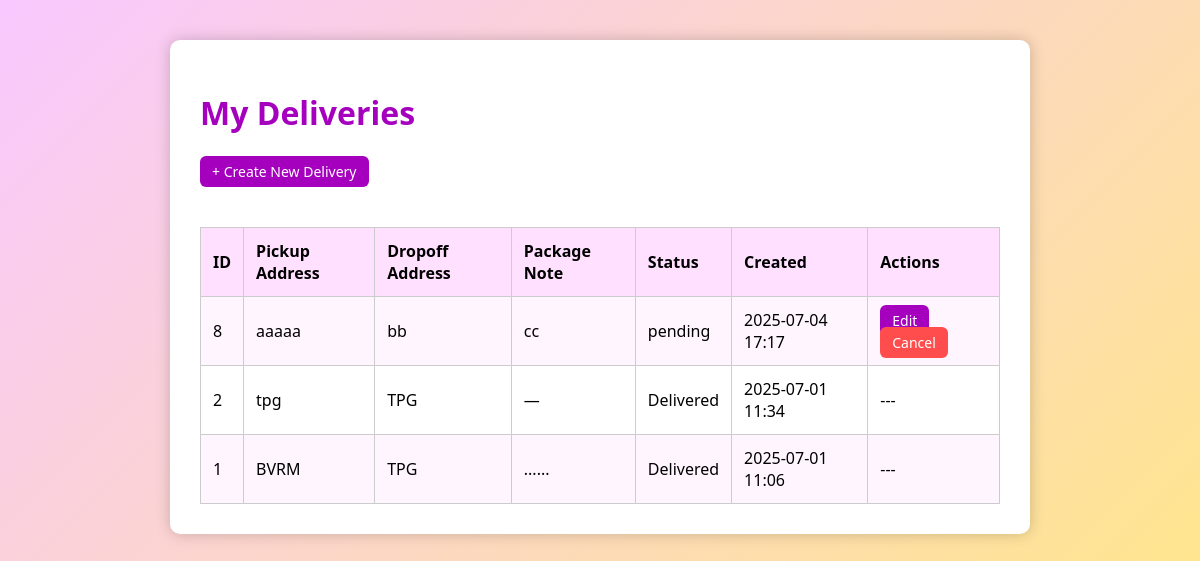
/deliveries/my/ (signed in), run on the app's committed database.
### accounts/models.py (models this page shows, shortened)
class Delivery(models.Model):
    STATUS_CHOICES = [
        ('pending', 'Pending'),
        ('accepted', 'Accepted'),
        ('in_transit', 'In Transit'),
        ('delivered', 'Delivered'),
        ('assigned', 'Assigned'),
        ('completed', 'Completed'),
    ]
    customer = models.ForeignKey(User, on_delete=models.CASCADE, related_name='deliveries')
    driver = models.ForeignKey(User, on_delete=models.SET_NULL, null=True, blank=True, related_name='driver_deliveries')
    address = models.CharField(max_length=255)
    package_details = models.TextField()
    pickup_address = models.CharField(max_length=255)
    dropoff_address = models.CharField(max_length=255)
    package_note = models.TextField(blank=True)
    status = models.CharField(max_length=50, choices=STATUS_CHOICES, default='pending')
    created_at = models.DateTimeField(auto_now_add=True)
    updated_at = models.DateTimeField(auto_now=True)

### accounts/views.py (the view)
# urls.py: path('deliveries/my/', views.customer_deliveries, name='customer_deliveries'),
@login_required
def customer_deliveries(request):
    if request.user.role != 'customer':
        return redirect('login')
    deliveries = Delivery.objects.filter(customer=request.user).order_by('-created_at')
    return render(request, 'accounts/customer_deliveries.html', {'deliveries': deliveries})

### accounts/templates/accounts/customer_deliveries.html (shortened to what this page needs)
<!DOCTYPE html>
<html lang="en">
<head>
</head>
<body>
  <div class="container">
    <h1>My Deliveries</h1>
    <a class="btn top-btn" href="{% url 'delivery_new' %}">+ Create New Delivery</a>
    {% if deliveries %}
    <table>
      <tr>
        <th>ID</th>
        <th>Pickup Address</th>
        <th>Dropoff Address</th>
        <th>Package Note</th>
        <th>Status</th>
        <th>Created</th>
        <th>Actions</th>
      </tr>
      {% for delivery in deliveries %}
      <tr>
        <td>{{ delivery.id }}</td>
        <td>{{ delivery.pickup_address }}</td>
        <td>{{ delivery.dropoff_address }}</td>
        <td>{{ delivery.package_note|default:"—" }}</td>
        <td>{{ delivery.status }}</td>
        <td>{{ delivery.created_at|date:"Y-m-d H:i" }}</td>
        <td>
          {% if delivery.status == "pending" %}
            <a class="btn" href="{% url 'edit_delivery' delivery.id %}">Edit</a>
            <a class="btn btn-danger" href="{% url 'cancel_delivery' delivery.id %}">Cancel</a>
          {% else %}
            ---
          {% endif %}
        </td>
      </tr>
      {% endfor %}
    </table>
    {% else %}
      <p>You haven't placed any deliveries yet.</p>
    {% endif %}
  </div>
</body>
</html>

### accounts/templates/accounts/customer_deliveries.html (style rules this page uses)
body { background: linear-gradient(135deg, #f9c8ff, #ffe58e); font-family: 'Segoe UI', Tahoma, Geneva, Verdana, sans-serif; margin: 0; padding: 40px; }
.container { background: white; padding: 30px; border-radius: 10px; box-shadow: 0 0 15px rgba(0,0,0,0.2); max-width: 800px; margin: auto; }
h1 { color: #a600bf; }
table { width: 100%; border-collapse: collapse; margin-top: 20px; }
th, td { padding: 12px; border: 1px solid #ccc; text-align: left; }
th { background-color: #ffe1ff; }
tr:nth-child(even) { background-color: #fff5ff; }
.btn { padding: 6px 12px; background-color: #a600bf; color: white; text-decoration: none; border-radius: 6px; font-size: 14px; }
.btn-danger { background-color: #ff4d4d; }
.top-btn { margin-bottom: 20px; display: inline-block; }

### data on the page
Delivery: id "8", pickup_address "aaaaa", dropoff_address "bb", package_note "cc", status "pending", created_at "2025-07-04 17:17", shows "Edit"
Delivery: id "2", pickup_address "tpg", dropoff_address "TPG", package_note "—", status "Delivered", created_at "2025-07-01 11:34"
Delivery: id "1", pickup_address "BVRM", dropoff_address "TPG", package_note "......", status "Delivered", created_at "2025-07-01 11:06"
